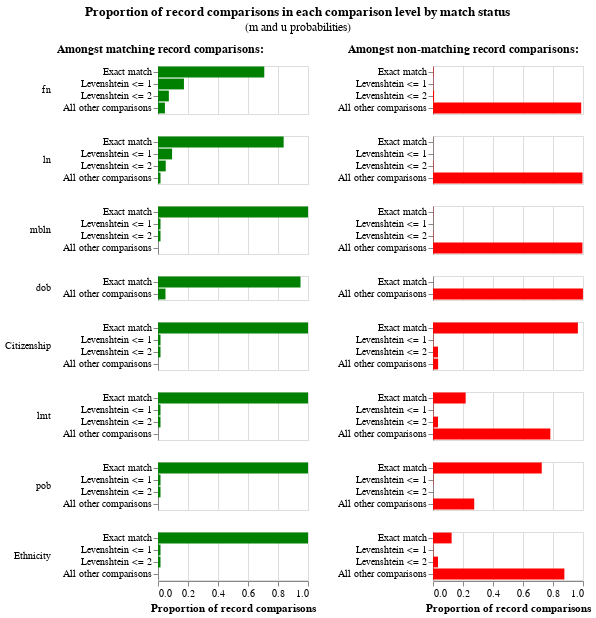

The cell this chart's notebook holds for it:
### Code cell
linker.m_u_parameters_chart()

### Figure 1 — Vega-Lite specification as saved in the notebook (floating-point values rounded to 4 significant figures)
{"config": {"view": {"width": 400, "height": 300}, "title": {"anchor": "middle", "offset": 10}, "header": {"title": null}}, "hconcat": [{"mark": "bar", "title": {"text": "Amongst matching record comparisons:", "fontWeight": "bold", "fontSize": 12}, "encoding": {"row": {"type": "nominal", "field": "comparison_name", "sort": {"field": "comparison_sort_order"}, "header": {"labelAngle": 0, "labelAnchor": "middle", "labelAlign": "left"}}, "x": {"type": "quantitative", "field": "m_probability", "axis": {"title": "Proportion of record comparisons"}}, "y": {"type": "nominal", "axis": {"title": null}, "field": "label_for_charts", "sort": {"field": "comparison_vector_value", "order": "descending"}}, "tooltip": [{"type": "nominal", "field": "m_probability_description", "title": "m probability description"}, {"type": "nominal", "field": "comparison_name", "title": "Comparison column name"}, {"type": "ordinal", "field": "label_for_charts", "title": "Label"}, {"type": "nominal", "field": "sql_condition", "title": "SQL condition"}, {"type": "quantitative", "field": "m_probability", "format": ".4p", "title": "m probability"}, {"type": "quantitative", "field": "u_probability", "format": ".4p", "title": "u probability"}, {"type": "quantitative", "field": "bayes_factor", "title": "Bayes factor = m/u", "format": ",.4f"}, {"type": "quantitative", "field": "log2_bayes_factor", "title": "Match weight = log2(m/u)", "format": ",.4f"}], "color": {"value": "green"}}, "resolve": {"scale": {"y": "independent"}}, "transform": [{"filter": "(datum.bayes_factor != 'no-op filter due to vega lite issue 4680')"}], "width": 150, "height": {"step": 12}}, {"mark": "bar", "title": {"text": "Amongst non-matching record comparisons:", "fontWeight": "bold", "fontSize": 12}, "encoding": {"row": {"type": "nominal", "field": "comparison_name", "sort": {"field": "comparison_sort_order"}, "header": {"labels": false}}, "x": {"type": "quantitative", "field": "u_probability", "axis": {"title": "Proportion of record comparisons"}}, "y": {"type": "nominal", "axis": {"title": null}, "field": "label_for_charts", "sort": {"field": "comparison_vector_value", "order": "descending"}}, "tooltip": [{"type": "nominal", "field": "u_probability_description", "title": "u probability description"}, {"type": "nominal", "field": "comparison_name", "title": "Comparison column name"}, {"type": "ordinal", "field": "label_for_charts", "title": "Label"}, {"type": "nominal", "field": "sql_condition", "title": "SQL condition"}, {"type": "quantitative", "field": "m_probability", "format": ".4p", "title": "m probability"}, {"type": "quantitative", "field": "u_probability", "format": ".4p", "title": "u probability"}, {"type": "quantitative", "field": "bayes_factor", "title": "Bayes factor = m/u", "format": ",.4f"}, {"type": "quantitative", "field": "log2_bayes_factor", "title": "Match weight = log2(m/u)", "format": ",.4f"}], "color": {"value": "red"}}, "resolve": {"scale": {"y": "independent"}}, "transform": [{"filter": "(datum.bayes_factor != 'no-op filter2 due to vega lite issue 4680')"}], "width": 150, "height": {"step": 12}}], "data": {"values": [{"comparison_name": "fn", "sql_condition": "\"fn_l\" = \"fn_r\"", "label_for_charts": "Exact match", "m_probability": 0.7085, "u_probability": 0.003144, "m_probability_description": "Amongst matching record comparisons, 70.85% of records are in the exact match comparison level", "u_probability_description": "Amongst non-matching record comparisons, 0.31% of records are in the exact match comparison level", "has_tf_adjustments": false, "tf_adjustment_column": null, "tf_adjustment_weight": 1.0, "is_null_level": false, "bayes_factor": 225.4, "log2_bayes_factor": 7.816, "comparison_vector_value": 3, "max_comparison_vector_value": 3, "bayes_factor_description": "If comparison level is `exact match` then comparison is 225.38 times more likely to be a match", "probability_two_random_records_match": 3.33e-05, "comparison_sort_order": 0}, {"comparison_name": "fn", "sql_condition": "levenshtein(\"fn_l\", \"fn_r\") <= 1", "label_for_charts": "Levenshtein <= 1", "m_probability": 0.173, "u_probability": 0.001618, "m_probability_description": "Amongst matching record comparisons, 17.30% of records are in the levenshtein <= 1 comparison level", "u_probability_description": "Amongst non-matching record comparisons, 0.16% of records are in the levenshtein <= 1 comparison level", "has_tf_adjustments": false, "tf_adjustment_column": null, "tf_adjustment_weight": 1.0, "is_null_level": false, "bayes_factor": 106.9, "log2_bayes_factor": 6.74, "comparison_vector_value": 2, "max_comparison_vector_value": 3, "bayes_factor_description": "If comparison level is `levenshtein <= 1` then comparison is 106.92 times more likely to be a match", "probability_two_random_records_match": 3.33e-05, "comparison_sort_order": 0}, {"comparison_name": "fn", "sql_condition": "levenshtein(\"fn_l\", \"fn_r\") <= 2", "label_for_charts": "Levenshtein <= 2", "m_probability": 0.07236, "u_probability": 0.007202, "m_probability_description": "Amongst matching record comparisons, 7.24% of records are in the levenshtein <= 2 comparison level", "u_probability_description": "Amongst non-matching record comparisons, 0.72% of records are in the levenshtein <= 2 comparison level", "has_tf_adjustments": false, "tf_adjustment_column": null, "tf_adjustment_weight": 1.0, "is_null_level": false, "bayes_factor": 10.05, "log2_bayes_factor": 3.329, "comparison_vector_value": 1, "max_comparison_vector_value": 3, "bayes_factor_description": "If comparison level is `levenshtein <= 2` then comparison is 10.05 times more likely to be a match", "probability_two_random_records_match": 3.33e-05, "comparison_sort_order": 0}, {"comparison_name": "fn", "sql_condition": "ELSE", "label_for_charts": "All other comparisons", "m_probability": 0.04613, "u_probability": 0.988, "m_probability_description": "Amongst matching record comparisons, 4.61% of records are in the all other comparisons comparison level", "u_probability_description": "Amongst non-matching record comparisons, 98.80% of records are in the all other comparisons comparison level", "has_tf_adjustments": false, "tf_adjustment_column": null, "tf_adjustment_weight": 1.0, "is_null_level": false, "bayes_factor": 0.04669, "log2_bayes_factor": -4.421, "comparison_vector_value": 0, "max_comparison_vector_value": 3, "bayes_factor_description": "If comparison level is `all other comparisons` then comparison is  21.42 times less likely to be a match", "probability_two_random_records_match": 3.33e-05, "comparison_sort_order": 0}, {"comparison_name": "ln", "sql_condition": "\"ln_l\" = \"ln_r\"", "label_for_charts": "Exact match", "m_probability": 0.8376, "u_probability": 0.0005586, "m_probability_description": "Amongst matching record comparisons, 83.76% of records are in the exact match comparison level", "u_probability_description": "Amongst non-matching record comparisons, 0.06% of records are in the exact match comparison level", "has_tf_adjustments": false, "tf_adjustment_column": null, "tf_adjustment_weight": 1.0, "is_null_level": false, "bayes_factor": 1500.0, "log2_bayes_factor": 10.55, "comparison_vector_value": 3, "max_comparison_vector_value": 3, "bayes_factor_description": "If comparison level is `exact match` then comparison is 1,499.55 times more likely to be a match", "probability_two_random_records_match": 3.33e-05, "comparison_sort_order": 1}, {"comparison_name": "ln", "sql_condition": "levenshtein(\"ln_l\", \"ln_r\") <= 1", "label_for_charts": "Levenshtein <= 1", "m_probability": 0.09398, "u_probability": 0.000337, "m_probability_description": "Amongst matching record comparisons, 9.40% of records are in the levenshtein <= 1 comparison level", "u_probability_description": "Amongst non-matching record comparisons, 0.03% of records are in the levenshtein <= 1 comparison level", "has_tf_adjustments": false, "tf_adjustment_column": null, "tf_adjustment_weight": 1.0, "is_null_level": false, "bayes_factor": 278.8, "log2_bayes_factor": 8.123, "comparison_vector_value": 2, "max_comparison_vector_value": 3, "bayes_factor_description": "If comparison level is `levenshtein <= 1` then comparison is 278.83 times more likely to be a match", "probability_two_random_records_match": 3.33e-05, "comparison_sort_order": 1}, {"comparison_name": "ln", "sql_condition": "levenshtein(\"ln_l\", \"ln_r\") <= 2", "label_for_charts": "Levenshtein <= 2", "m_probability": 0.05163, "u_probability": 0.002454, "m_probability_description": "Amongst matching record comparisons, 5.16% of records are in the levenshtein <= 2 comparison level", "u_probability_description": "Amongst non-matching record comparisons, 0.25% of records are in the levenshtein <= 2 comparison level", "has_tf_adjustments": false, "tf_adjustment_column": null, "tf_adjustment_weight": 1.0, "is_null_level": false, "bayes_factor": 21.04, "log2_bayes_factor": 4.395, "comparison_vector_value": 1, "max_comparison_vector_value": 3, "bayes_factor_description": "If comparison level is `levenshtein <= 2` then comparison is 21.04 times more likely to be a match", "probability_two_random_records_match": 3.33e-05, "comparison_sort_order": 1}, {"comparison_name": "ln", "sql_condition": "ELSE", "label_for_charts": "All other comparisons", "m_probability": 0.01676, "u_probability": 0.9967, "m_probability_description": "Amongst matching record comparisons, 1.68% of records are in the all other comparisons comparison level", "u_probability_description": "Amongst non-matching record comparisons, 99.67% of records are in the all other comparisons comparison level", "has_tf_adjustments": false, "tf_adjustment_column": null, "tf_adjustment_weight": 1.0, "is_null_level": false, "bayes_factor": 0.01681, "log2_bayes_factor": -5.894, "comparison_vector_value": 0, "max_comparison_vector_value": 3, "bayes_factor_description": "If comparison level is `all other comparisons` then comparison is  59.48 times less likely to be a match", "probability_two_random_records_match": 3.33e-05, "comparison_sort_order": 1}, {"comparison_name": "mbln", "sql_condition": "\"mbln_l\" = \"mbln_r\"", "label_for_charts": "Exact match", "m_probability": 1.0, "u_probability": 0.00135, "m_probability_description": "Amongst matching record comparisons, 100.00% of records are in the exact match comparison level", "u_probability_description": "Amongst non-matching record comparisons, 0.13% of records are in the exact match comparison level", "has_tf_adjustments": false, "tf_adjustment_column": null, "tf_adjustment_weight": 1.0, "is_null_level": false, "bayes_factor": 741.0, "log2_bayes_factor": 9.533, "comparison_vector_value": 3, "max_comparison_vector_value": 3, "bayes_factor_description": "If comparison level is `exact match` then comparison is 741.00 times more likely to be a match", "probability_two_random_records_match": 3.33e-05, "comparison_sort_order": 2}, {"comparison_name": "mbln", "sql_condition": "levenshtein(\"mbln_l\", \"mbln_r\") <= 1", "label_for_charts": "Levenshtein <= 1", "m_probability": 0.01667, "u_probability": 0.0006748, "m_probability_description": "Amongst matching record comparisons, 1.67% of records are in the levenshtein <= 1 comparison level", "u_probability_description": "Amongst non-matching record comparisons, 0.07% of records are in the levenshtein <= 1 comparison level", "has_tf_adjustments": false, "tf_adjustment_column": null, "tf_adjustment_weight": 1.0, "is_null_level": false, "bayes_factor": 24.7, "log2_bayes_factor": 4.626, "comparison_vector_value": 2, "max_comparison_vector_value": 3, "bayes_factor_description": "If comparison level is `levenshtein <= 1` then comparison is 24.70 times more likely to be a match", "probability_two_random_records_match": 3.33e-05, "comparison_sort_order": 2}, {"comparison_name": "mbln", "sql_condition": "levenshtein(\"mbln_l\", \"mbln_r\") <= 2", "label_for_charts": "Levenshtein <= 2", "m_probability": 0.01667, "u_probability": 0.002024, "m_probability_description": "Amongst matching record comparisons, 1.67% of records are in the levenshtein <= 2 comparison level", "u_probability_description": "Amongst non-matching record comparisons, 0.20% of records are in the levenshtein <= 2 comparison level", "has_tf_adjustments": false, "tf_adjustment_column": null, "tf_adjustment_weight": 1.0, "is_null_level": false, "bayes_factor": 8.233, "log2_bayes_factor": 3.041, "comparison_vector_value": 1, "max_comparison_vector_value": 3, "bayes_factor_description": "If comparison level is `levenshtein <= 2` then comparison is 8.23 times more likely to be a match", "probability_two_random_records_match": 3.33e-05, "comparison_sort_order": 2}, {"comparison_name": "mbln", "sql_condition": "ELSE", "label_for_charts": "All other comparisons", "m_probability": 5.575e-32, "u_probability": 0.996, "m_probability_description": "Amongst matching record comparisons, 0.00% of records are in the all other comparisons comparison level", "u_probability_description": "Amongst non-matching record comparisons, 99.60% of records are in the all other comparisons comparison level", "has_tf_adjustments": false, "tf_adjustment_column": null, "tf_adjustment_weight": 1.0, "is_null_level": false, "bayes_factor": 5.598e-32, "log2_bayes_factor": -103.8, "comparison_vector_value": 0, "max_comparison_vector_value": 3, "bayes_factor_description": "If comparison level is `all other comparisons` then comparison is  17,863,628,840,022,043,710,525,685,104,640.00 times less likely to be a match", "probability_two_random_records_match": 3.33e-05, "comparison_sort_order": 2}, {"comparison_name": "dob", "sql_condition": "\"dob_l\" = \"dob_r\"", "label_for_charts": "Exact match", "m_probability": 0.95, "u_probability": 0.0002629, "m_probability_description": "Amongst matching record comparisons, 95.00% of records are in the exact match comparison level", "u_probability_description": "Amongst non-matching record comparisons, 0.03% of records are in the exact match comparison level", "has_tf_adjustments": true, "tf_adjustment_column": "dob", "tf_adjustment_weight": 1.0, "is_null_level": false, "bayes_factor": 3614.0, "log2_bayes_factor": 11.82, "comparison_vector_value": 1, "max_comparison_vector_value": 1, "bayes_factor_description": "If comparison level is `exact match` then comparison is 3,614.03 times more likely to be a match", "probability_two_random_records_match": 3.33e-05, "comparison_sort_order": 3}, {"comparison_name": "dob", "sql_condition": "ELSE", "label_for_charts": "All other comparisons", "m_probability": 0.05, "u_probability": 0.9997, "m_probability_description": "Amongst matching record comparisons, 5.00% of records are in the all other comparisons comparison level", "u_probability_description": "Amongst non-matching record comparisons, 99.97% of records are in the all other comparisons comparison level", "has_tf_adjustments": false, "tf_adjustment_column": null, "tf_adjustment_weight": 1.0, "is_null_level": false, "bayes_factor": 0.05001, "log2_bayes_factor": -4.322, "comparison_vector_value": 0, "max_comparison_vector_value": 1, "bayes_factor_description": "If comparison level is `all other comparisons` then comparison is  19.99 times less likely to be a match", "probability_two_random_records_match": 3.33e-05, "comparison_sort_order": 3}, {"comparison_name": "Citizenship", "sql_condition": "\"Citizenship_l\" = \"Citizenship_r\"", "label_for_charts": "Exact match", "m_probability": 1.0, "u_probability": 0.9658, "m_probability_description": "Amongst matching record comparisons, 100.00% of records are in the exact match comparison level", "u_probability_description": "Amongst non-matching record comparisons, 96.58% of records are in the exact match comparison level", "has_tf_adjustments": false, "tf_adjustment_column": null, "tf_adjustment_weight": 1.0, "is_null_level": false, "bayes_factor": 1.035, "log2_bayes_factor": 0.05016, "comparison_vector_value": 3, "max_comparison_vector_value": 3, "bayes_factor_description": "If comparison level is `exact match` then comparison is 1.04 times more likely to be a match", "probability_two_random_records_match": 3.33e-05, "comparison_sort_order": 4}, {"comparison_name": "Citizenship", "sql_condition": "levenshtein(\"Citizenship_l\", \"Citizenship_r\") <= 1", "label_for_charts": "Levenshtein <= 1", "m_probability": 0.01667, "u_probability": 0.002083, "m_probability_description": "Amongst matching record comparisons, 1.67% of records are in the levenshtein <= 1 comparison level", "u_probability_description": "Amongst non-matching record comparisons, 0.21% of records are in the levenshtein <= 1 comparison level", "has_tf_adjustments": false, "tf_adjustment_column": null, "tf_adjustment_weight": 1.0, "is_null_level": false, "bayes_factor": 8.0, "log2_bayes_factor": 3.0, "comparison_vector_value": 2, "max_comparison_vector_value": 3, "bayes_factor_description": "If comparison level is `levenshtein <= 1` then comparison is 8.00 times more likely to be a match", "probability_two_random_records_match": 3.33e-05, "comparison_sort_order": 4}, {"comparison_name": "Citizenship", "sql_condition": "levenshtein(\"Citizenship_l\", \"Citizenship_r\") <= 2", "label_for_charts": "Levenshtein <= 2", "m_probability": 0.01667, "u_probability": 0.03333, "m_probability_description": "Amongst matching record comparisons, 1.67% of records are in the levenshtein <= 2 comparison level", "u_probability_description": "Amongst non-matching record comparisons, 3.33% of records are in the levenshtein <= 2 comparison level", "has_tf_adjustments": false, "tf_adjustment_column": null, "tf_adjustment_weight": 1.0, "is_null_level": false, "bayes_factor": 0.5, "log2_bayes_factor": -1.0, "comparison_vector_value": 1, "max_comparison_vector_value": 3, "bayes_factor_description": "If comparison level is `levenshtein <= 2` then comparison is  2.00 times less likely to be a match", "probability_two_random_records_match": 3.33e-05, "comparison_sort_order": 4}, {"comparison_name": "Citizenship", "sql_condition": "ELSE", "label_for_charts": "All other comparisons", "m_probability": 1.832e-37, "u_probability": 0.03417, "m_probability_description": "Amongst matching record comparisons, 0.00% of records are in the all other comparisons comparison level", "u_probability_description": "Amongst non-matching record comparisons, 3.42% of records are in the all other comparisons comparison level", "has_tf_adjustments": false, "tf_adjustment_column": null, "tf_adjustment_weight": 1.0, "is_null_level": false, "bayes_factor": 5.361e-36, "log2_bayes_factor": -117.2, "comparison_vector_value": 0, "max_comparison_vector_value": 3, "bayes_factor_description": "If comparison level is `all other comparisons` then comparison is  186,530,213,676,519,912,177,128,499,987,873,792.00 times less likely to be a match", "probability_two_random_records_match": 3.33e-05, "comparison_sort_order": 4}, {"comparison_name": "lmt", "sql_condition": "\"lmt_l\" = \"lmt_r\"", "label_for_charts": "Exact match", "m_probability": 1.0, "u_probability": 0.2178, "m_probability_description": "Amongst matching record comparisons, 100.00% of records are in the exact match comparison level", "u_probability_description": "Amongst non-matching record comparisons, 21.78% of records are in the exact match comparison level", "has_tf_adjustments": false, "tf_adjustment_column": null, "tf_adjustment_weight": 1.0, "is_null_level": false, "bayes_factor": 4.591, "log2_bayes_factor": 2.199, "comparison_vector_value": 3, "max_comparison_vector_value": 3, "bayes_factor_description": "If comparison level is `exact match` then comparison is 4.59 times more likely to be a match", "probability_two_random_records_match": 3.33e-05, "comparison_sort_order": 5}, {"comparison_name": "lmt", "sql_condition": "levenshtein(\"lmt_l\", \"lmt_r\") <= 1", "label_for_charts": "Levenshtein <= 1", "m_probability": 0.01667, "u_probability": 0.002083, "m_probability_description": "Amongst matching record comparisons, 1.67% of records are in the levenshtein <= 1 comparison level", "u_probability_description": "Amongst non-matching record comparisons, 0.21% of records are in the levenshtein <= 1 comparison level", "has_tf_adjustments": false, "tf_adjustment_column": null, "tf_adjustment_weight": 1.0, "is_null_level": false, "bayes_factor": 8.0, "log2_bayes_factor": 3.0, "comparison_vector_value": 2, "max_comparison_vector_value": 3, "bayes_factor_description": "If comparison level is `levenshtein <= 1` then comparison is 8.00 times more likely to be a match", "probability_two_random_records_match": 3.33e-05, "comparison_sort_order": 5}, {"comparison_name": "lmt", "sql_condition": "levenshtein(\"lmt_l\", \"lmt_r\") <= 2", "label_for_charts": "Levenshtein <= 2", "m_probability": 0.01667, "u_probability": 0.03333, "m_probability_description": "Amongst matching record comparisons, 1.67% of records are in the levenshtein <= 2 comparison level", "u_probability_description": "Amongst non-matching record comparisons, 3.33% of records are in the levenshtein <= 2 comparison level", "has_tf_adjustments": false, "tf_adjustment_column": null, "tf_adjustment_weight": 1.0, "is_null_level": false, "bayes_factor": 0.5, "log2_bayes_factor": -1.0, "comparison_vector_value": 1, "max_comparison_vector_value": 3, "bayes_factor_description": "If comparison level is `levenshtein <= 2` then comparison is  2.00 times less likely to be a match", "probability_two_random_records_match": 3.33e-05, "comparison_sort_order": 5}, {"comparison_name": "lmt", "sql_condition": "ELSE", "label_for_charts": "All other comparisons", "m_probability": 3.413e-13, "u_probability": 0.7822, "m_probability_description": "Amongst matching record comparisons, 0.00% of records are in the all other comparisons comparison level", "u_probability_description": "Amongst non-matching record comparisons, 78.22% of records are in the all other comparisons comparison level", "has_tf_adjustments": false, "tf_adjustment_column": null, "tf_adjustment_weight": 1.0, "is_null_level": false, "bayes_factor": 4.364e-13, "log2_bayes_factor": -41.06, "comparison_vector_value": 0, "max_comparison_vector_value": 3, "bayes_factor_description": "If comparison level is `all other comparisons` then comparison is  2,291,580,147,437.88 times less likely to be a match", "probability_two_random_records_match": 3.33e-05, "comparison_sort_order": 5}, {"comparison_name": "pob", "sql_condition": "\"pob_l\" = \"pob_r\"", "label_for_charts": "Exact match", "m_probability": 1.0, "u_probability": 0.725, "m_probability_description": "Amongst matching record comparisons, 100.00% of records are in the exact match comparison level", "u_probability_description": "Amongst non-matching record comparisons, 72.50% of records are in the exact match comparison level", "has_tf_adjustments": false, "tf_adjustment_column": null, "tf_adjustment_weight": 1.0, "is_null_level": false, "bayes_factor": 1.379, "log2_bayes_factor": 0.4639, "comparison_vector_value": 3, "max_comparison_vector_value": 3, "bayes_factor_description": "If comparison level is `exact match` then comparison is 1.38 times more likely to be a match", "probability_two_random_records_match": 3.33e-05, "comparison_sort_order": 6}, {"comparison_name": "pob", "sql_condition": "levenshtein(\"pob_l\", \"pob_r\") <= 1", "label_for_charts": "Levenshtein <= 1", "m_probability": 0.01667, "u_probability": 0.002083, "m_probability_description": "Amongst matching record comparisons, 1.67% of records are in the levenshtein <= 1 comparison level", "u_probability_description": "Amongst non-matching record comparisons, 0.21% of records are in the levenshtein <= 1 comparison level", "has_tf_adjustments": false, "tf_adjustment_column": null, "tf_adjustment_weight": 1.0, "is_null_level": false, "bayes_factor": 8.0, "log2_bayes_factor": 3.0, "comparison_vector_value": 2, "max_comparison_vector_value": 3, "bayes_factor_description": "If comparison level is `levenshtein <= 1` then comparison is 8.00 times more likely to be a match", "probability_two_random_records_match": 3.33e-05, "comparison_sort_order": 6}, {"comparison_name": "pob", "sql_condition": "levenshtein(\"pob_l\", \"pob_r\") <= 2", "label_for_charts": "Levenshtein <= 2", "m_probability": 0.01667, "u_probability": 0.0001464, "m_probability_description": "Amongst matching record comparisons, 1.67% of records are in the levenshtein <= 2 comparison level", "u_probability_description": "Amongst non-matching record comparisons, 0.01% of records are in the levenshtein <= 2 comparison level", "has_tf_adjustments": false, "tf_adjustment_column": null, "tf_adjustment_weight": 1.0, "is_null_level": false, "bayes_factor": 113.9, "log2_bayes_factor": 6.831, "comparison_vector_value": 1, "max_comparison_vector_value": 3, "bayes_factor_description": "If comparison level is `levenshtein <= 2` then comparison is 113.87 times more likely to be a match", "probability_two_random_records_match": 3.33e-05, "comparison_sort_order": 6}, {"comparison_name": "pob", "sql_condition": "ELSE", "label_for_charts": "All other comparisons", "m_probability": 1.633e-13, "u_probability": 0.2749, "m_probability_description": "Amongst matching record comparisons, 0.00% of records are in the all other comparisons comparison level", "u_probability_description": "Amongst non-matching record comparisons, 27.49% of records are in the all other comparisons comparison level", "has_tf_adjustments": false, "tf_adjustment_column": null, "tf_adjustment_weight": 1.0, "is_null_level": false, "bayes_factor": 5.941e-13, "log2_bayes_factor": -40.61, "comparison_vector_value": 0, "max_comparison_vector_value": 3, "bayes_factor_description": "If comparison level is `all other comparisons` then comparison is  1,683,084,224,826.73 times less likely to be a match", "probability_two_random_records_match": 3.33e-05, "comparison_sort_order": 6}, {"comparison_name": "Ethnicity", "sql_condition": "\"Ethnicity_l\" = \"Ethnicity_r\"", "label_for_charts": "Exact match", "m_probability": 1.0, "u_probability": 0.1242, "m_probability_description": "Amongst matching record comparisons, 100.00% of records are in the exact match comparison level", "u_probability_description": "Amongst non-matching record comparisons, 12.42% of records are in the exact match comparison level", "has_tf_adjustments": false, "tf_adjustment_column": null, "tf_adjustment_weight": 1.0, "is_null_level": false, "bayes_factor": 8.053, "log2_bayes_factor": 3.009, "comparison_vector_value": 3, "max_comparison_vector_value": 3, "bayes_factor_description": "If comparison level is `exact match` then comparison is 8.05 times more likely to be a match", "probability_two_random_records_match": 3.33e-05, "comparison_sort_order": 7}, {"comparison_name": "Ethnicity", "sql_condition": "levenshtein(\"Ethnicity_l\", \"Ethnicity_r\") <= 1", "label_for_charts": "Levenshtein <= 1", "m_probability": 0.01667, "u_probability": 0.002083, "m_probability_description": "Amongst matching record comparisons, 1.67% of records are in the levenshtein <= 1 comparison level", "u_probability_description": "Amongst non-matching record comparisons, 0.21% of records are in the levenshtein <= 1 comparison level", "has_tf_adjustments": false, "tf_adjustment_column": null, "tf_adjustment_weight": 1.0, "is_null_level": false, "bayes_factor": 8.0, "log2_bayes_factor": 3.0, "comparison_vector_value": 2, "max_comparison_vector_value": 3, "bayes_factor_description": "If comparison level is `levenshtein <= 1` then comparison is 8.00 times more likely to be a match", "probability_two_random_records_match": 3.33e-05, "comparison_sort_order": 7}, {"comparison_name": "Ethnicity", "sql_condition": "levenshtein(\"Ethnicity_l\", \"Ethnicity_r\") <= 2", "label_for_charts": "Levenshtein <= 2", "m_probability": 0.01667, "u_probability": 0.03333, "m_probability_description": "Amongst matching record comparisons, 1.67% of records are in the levenshtein <= 2 comparison level", "u_probability_description": "Amongst non-matching record comparisons, 3.33% of records are in the levenshtein <= 2 comparison level", "has_tf_adjustments": false, "tf_adjustment_column": null, "tf_adjustment_weight": 1.0, "is_null_level": false, "bayes_factor": 0.5, "log2_bayes_factor": -1.0, "comparison_vector_value": 1, "max_comparison_vector_value": 3, "bayes_factor_description": "If comparison level is `levenshtein <= 2` then comparison is  2.00 times less likely to be a match", "probability_two_random_records_match": 3.33e-05, "comparison_sort_order": 7}, {"comparison_name": "Ethnicity", "sql_condition": "ELSE", "label_for_charts": "All other comparisons", "m_probability": 1.133e-06, "u_probability": 0.8758, "m_probability_description": "Amongst matching record comparisons, 0.00% of records are in the all other comparisons comparison level", "u_probability_description": "Amongst non-matching record comparisons, 87.58% of records are in the all other comparisons comparison level", "has_tf_adjustments": false, "tf_adjustment_column": null, "tf_adjustment_weight": 1.0, "is_null_level": false, "bayes_factor": 1.294e-06, "log2_bayes_factor": -19.56, "comparison_vector_value": 0, "max_comparison_vector_value": 3, "bayes_factor_description": "If comparison level is `all other comparisons` then comparison is  772,991.33 times less likely to be a match", "probability_two_random_records_match": 3.33e-05, "comparison_sort_order": 7}]}, "title": {"text": "Proportion of record comparisons in each comparison level by match status", "subtitle": "(m and u probabilities)"}, "$schema": "https://vega.github.io/schema/vega-lite/v4.json"}
